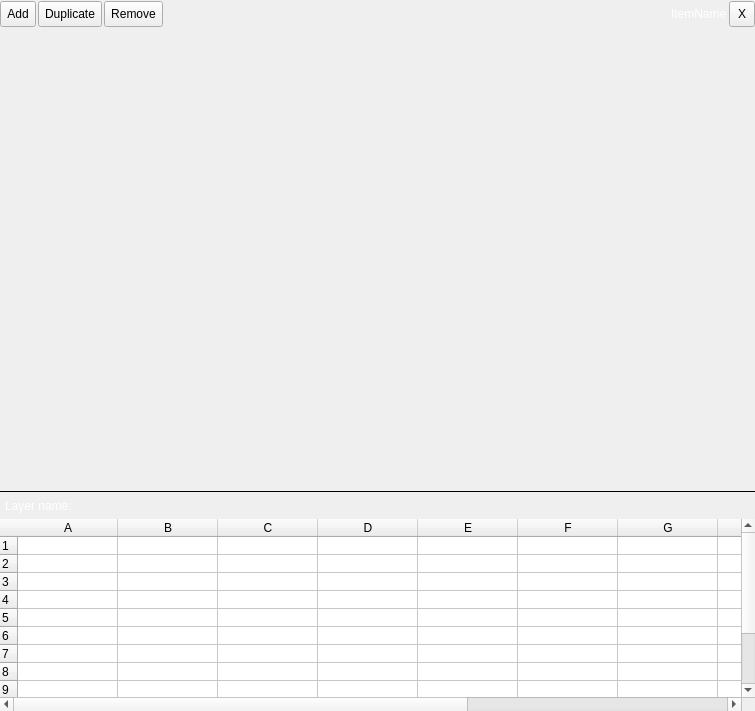
<?xml version="1.0" encoding="UTF-8"?>
<ui version="4.0">
 <class>TopologyWidget</class>
 <widget class="QWidget" name="TopologyWidget">
  <property name="geometry">
   <rect>
    <x>0</x>
    <y>0</y>
    <width>755</width>
    <height>711</height>
   </rect>
  </property>
  <property name="sizePolicy">
   <sizepolicy hsizetype="Preferred" vsizetype="Preferred">
    <horstretch>1</horstretch>
    <verstretch>0</verstretch>
   </sizepolicy>
  </property>
  <property name="baseSize">
   <size>
    <width>0</width>
    <height>0</height>
   </size>
  </property>
  <property name="windowTitle">
   <string>Form</string>
  </property>
  <layout class="QVBoxLayout" name="verticalLayout">
   <property name="spacing">
    <number>0</number>
   </property>
   <property name="leftMargin">
    <number>0</number>
   </property>
   <property name="topMargin">
    <number>0</number>
   </property>
   <property name="rightMargin">
    <number>0</number>
   </property>
   <property name="bottomMargin">
    <number>0</number>
   </property>
   <item>
    <widget class="QFrame" name="topToolBar">
     <property name="minimumSize">
      <size>
       <width>0</width>
       <height>28</height>
      </size>
     </property>
     <property name="maximumSize">
      <size>
       <width>16777215</width>
       <height>28</height>
      </size>
     </property>
     <property name="styleSheet">
      <string notr="true">#topToolBar{
	background-image: url(:toolbar);
}</string>
     </property>
     <property name="lineWidth">
      <number>0</number>
     </property>
     <layout class="QHBoxLayout" name="horizontalLayout">
      <property name="spacing">
       <number>2</number>
      </property>
      <property name="leftMargin">
       <number>0</number>
      </property>
      <property name="topMargin">
       <number>0</number>
      </property>
      <property name="rightMargin">
       <number>0</number>
      </property>
      <property name="bottomMargin">
       <number>0</number>
      </property>
      <item>
       <widget class="QToolButton" name="appendButton">
        <property name="minimumSize">
         <size>
          <width>0</width>
          <height>26</height>
         </size>
        </property>
        <property name="maximumSize">
         <size>
          <width>16777215</width>
          <height>26</height>
         </size>
        </property>
        <property name="toolTip">
         <string>Appends new layer that will became new output layer.</string>
        </property>
        <property name="text">
         <string>Add</string>
        </property>
        <property name="icon">
         <iconset resource="../styles.qrc">
          <normaloff>:/add22</normaloff>:/add22</iconset>
        </property>
        <property name="iconSize">
         <size>
          <width>22</width>
          <height>22</height>
         </size>
        </property>
        <property name="popupMode">
         <enum>QToolButton::DelayedPopup</enum>
        </property>
        <property name="toolButtonStyle">
         <enum>Qt::ToolButtonTextBesideIcon</enum>
        </property>
       </widget>
      </item>
      <item>
       <widget class="QToolButton" name="duplicateButton">
        <property name="minimumSize">
         <size>
          <width>0</width>
          <height>26</height>
         </size>
        </property>
        <property name="maximumSize">
         <size>
          <width>16777215</width>
          <height>26</height>
         </size>
        </property>
        <property name="toolTip">
         <string>Dupplicates selected layer.</string>
        </property>
        <property name="text">
         <string>Duplicate</string>
        </property>
        <property name="icon">
         <iconset resource="../styles.qrc">
          <normaloff>:/copy22</normaloff>:/copy22</iconset>
        </property>
        <property name="iconSize">
         <size>
          <width>18</width>
          <height>18</height>
         </size>
        </property>
        <property name="toolButtonStyle">
         <enum>Qt::ToolButtonTextBesideIcon</enum>
        </property>
       </widget>
      </item>
      <item>
       <widget class="QToolButton" name="removeButton">
        <property name="minimumSize">
         <size>
          <width>0</width>
          <height>26</height>
         </size>
        </property>
        <property name="maximumSize">
         <size>
          <width>16777215</width>
          <height>26</height>
         </size>
        </property>
        <property name="toolTip">
         <string>Removes selected layer.</string>
        </property>
        <property name="text">
         <string>Remove</string>
        </property>
        <property name="icon">
         <iconset resource="../styles.qrc">
          <normaloff>:/clear22</normaloff>:/clear22</iconset>
        </property>
        <property name="iconSize">
         <size>
          <width>18</width>
          <height>18</height>
         </size>
        </property>
        <property name="toolButtonStyle">
         <enum>Qt::ToolButtonTextBesideIcon</enum>
        </property>
       </widget>
      </item>
      <item>
       <spacer name="horizontalSpacer">
        <property name="orientation">
         <enum>Qt::Horizontal</enum>
        </property>
        <property name="sizeHint" stdset="0">
         <size>
          <width>40</width>
          <height>20</height>
         </size>
        </property>
       </spacer>
      </item>
      <item>
       <widget class="QLabel" name="itemName">
        <property name="palette">
         <palette>
          <active>
           <colorrole role="WindowText">
            <brush brushstyle="SolidPattern">
             <color alpha="255">
              <red>255</red>
              <green>255</green>
              <blue>255</blue>
             </color>
            </brush>
           </colorrole>
          </active>
          <inactive>
           <colorrole role="WindowText">
            <brush brushstyle="SolidPattern">
             <color alpha="255">
              <red>255</red>
              <green>255</green>
              <blue>255</blue>
             </color>
            </brush>
           </colorrole>
          </inactive>
          <disabled>
           <colorrole role="WindowText">
            <brush brushstyle="SolidPattern">
             <color alpha="255">
              <red>152</red>
              <green>152</green>
              <blue>153</blue>
             </color>
            </brush>
           </colorrole>
          </disabled>
         </palette>
        </property>
        <property name="font">
         <font>
          <weight>50</weight>
          <bold>false</bold>
         </font>
        </property>
        <property name="text">
         <string>ItemName</string>
        </property>
       </widget>
      </item>
      <item>
       <widget class="QToolButton" name="closeButton">
        <property name="minimumSize">
         <size>
          <width>26</width>
          <height>26</height>
         </size>
        </property>
        <property name="maximumSize">
         <size>
          <width>26</width>
          <height>26</height>
         </size>
        </property>
        <property name="toolTip">
         <string>Close topology editor</string>
        </property>
        <property name="text">
         <string>X</string>
        </property>
        <property name="icon">
         <iconset resource="../styles.qrc">
          <normaloff>:/close22</normaloff>:/close22</iconset>
        </property>
        <property name="iconSize">
         <size>
          <width>22</width>
          <height>22</height>
         </size>
        </property>
       </widget>
      </item>
     </layout>
    </widget>
   </item>
   <item>
    <widget class="QSplitter" name="splitterV">
     <property name="styleSheet">
      <string notr="true">#splitterV::handle:vertical{
	background-color: rgb(0, 0, 0);
}</string>
     </property>
     <property name="orientation">
      <enum>Qt::Vertical</enum>
     </property>
     <property name="handleWidth">
      <number>1</number>
     </property>
     <property name="childrenCollapsible">
      <bool>false</bool>
     </property>
     <widget class="QSplitter" name="splitterH">
      <property name="sizePolicy">
       <sizepolicy hsizetype="Preferred" vsizetype="Preferred">
        <horstretch>0</horstretch>
        <verstretch>1</verstretch>
       </sizepolicy>
      </property>
      <property name="styleSheet">
       <string notr="true">#splitterH::handle:horizontal{
	background-color: rgb(0, 0, 0);
}</string>
      </property>
      <property name="lineWidth">
       <number>0</number>
      </property>
      <property name="orientation">
       <enum>Qt::Horizontal</enum>
      </property>
      <property name="handleWidth">
       <number>1</number>
      </property>
      <property name="childrenCollapsible">
       <bool>false</bool>
      </property>
      <widget class="QScrollArea" name="layerScrollArea">
       <property name="sizePolicy">
        <sizepolicy hsizetype="Preferred" vsizetype="Preferred">
         <horstretch>1</horstretch>
         <verstretch>0</verstretch>
        </sizepolicy>
       </property>
       <property name="frameShape">
        <enum>QFrame::NoFrame</enum>
       </property>
       <property name="frameShadow">
        <enum>QFrame::Raised</enum>
       </property>
       <property name="lineWidth">
        <number>1</number>
       </property>
       <property name="verticalScrollBarPolicy">
        <enum>Qt::ScrollBarAsNeeded</enum>
       </property>
       <property name="horizontalScrollBarPolicy">
        <enum>Qt::ScrollBarAsNeeded</enum>
       </property>
       <property name="widgetResizable">
        <bool>true</bool>
       </property>
       <widget class="QWidget" name="layerScrollAreaContent">
        <property name="geometry">
         <rect>
          <x>0</x>
          <y>0</y>
          <width>755</width>
          <height>463</height>
         </rect>
        </property>
       </widget>
      </widget>
     </widget>
     <widget class="QFrame" name="frame_2">
      <property name="frameShape">
       <enum>QFrame::NoFrame</enum>
      </property>
      <property name="frameShadow">
       <enum>QFrame::Raised</enum>
      </property>
      <layout class="QVBoxLayout" name="verticalLayout_5">
       <property name="spacing">
        <number>0</number>
       </property>
       <property name="leftMargin">
        <number>0</number>
       </property>
       <property name="topMargin">
        <number>0</number>
       </property>
       <property name="rightMargin">
        <number>0</number>
       </property>
       <property name="bottomMargin">
        <number>0</number>
       </property>
       <item>
        <widget class="QFrame" name="topToolBar_2">
         <property name="minimumSize">
          <size>
           <width>0</width>
           <height>27</height>
          </size>
         </property>
         <property name="maximumSize">
          <size>
           <width>16777215</width>
           <height>27</height>
          </size>
         </property>
         <property name="styleSheet">
          <string notr="true">#topToolBar_2{
	background-image: url(:toolbar);
	background-position: bottom;
}</string>
         </property>
         <property name="lineWidth">
          <number>0</number>
         </property>
         <layout class="QHBoxLayout" name="horizontalLayout_2">
          <property name="spacing">
           <number>0</number>
          </property>
          <property name="leftMargin">
           <number>0</number>
          </property>
          <property name="topMargin">
           <number>0</number>
          </property>
          <property name="rightMargin">
           <number>0</number>
          </property>
          <property name="bottomMargin">
           <number>0</number>
          </property>
          <item>
           <widget class="QLabel" name="layerLabel">
            <property name="palette">
             <palette>
              <active>
               <colorrole role="WindowText">
                <brush brushstyle="SolidPattern">
                 <color alpha="255">
                  <red>255</red>
                  <green>255</green>
                  <blue>255</blue>
                 </color>
                </brush>
               </colorrole>
               <colorrole role="Text">
                <brush brushstyle="SolidPattern">
                 <color alpha="255">
                  <red>255</red>
                  <green>255</green>
                  <blue>255</blue>
                 </color>
                </brush>
               </colorrole>
              </active>
              <inactive>
               <colorrole role="WindowText">
                <brush brushstyle="SolidPattern">
                 <color alpha="255">
                  <red>255</red>
                  <green>255</green>
                  <blue>255</blue>
                 </color>
                </brush>
               </colorrole>
               <colorrole role="Text">
                <brush brushstyle="SolidPattern">
                 <color alpha="255">
                  <red>255</red>
                  <green>255</green>
                  <blue>255</blue>
                 </color>
                </brush>
               </colorrole>
              </inactive>
              <disabled>
               <colorrole role="WindowText">
                <brush brushstyle="SolidPattern">
                 <color alpha="255">
                  <red>152</red>
                  <green>152</green>
                  <blue>153</blue>
                 </color>
                </brush>
               </colorrole>
               <colorrole role="Text">
                <brush brushstyle="SolidPattern">
                 <color alpha="255">
                  <red>154</red>
                  <green>154</green>
                  <blue>155</blue>
                 </color>
                </brush>
               </colorrole>
              </disabled>
             </palette>
            </property>
            <property name="text">
             <string>Layer name:</string>
            </property>
            <property name="indent">
             <number>5</number>
            </property>
           </widget>
          </item>
         </layout>
        </widget>
       </item>
       <item>
        <widget class="QTableWidget" name="weightTable">
         <property name="sizePolicy">
          <sizepolicy hsizetype="Preferred" vsizetype="Preferred">
           <horstretch>0</horstretch>
           <verstretch>0</verstretch>
          </sizepolicy>
         </property>
         <property name="frameShape">
          <enum>QFrame::NoFrame</enum>
         </property>
         <property name="lineWidth">
          <number>0</number>
         </property>
         <attribute name="horizontalHeaderCascadingSectionResizes">
          <bool>false</bool>
         </attribute>
         <attribute name="horizontalHeaderMinimumSectionSize">
          <number>17</number>
         </attribute>
         <attribute name="verticalHeaderCascadingSectionResizes">
          <bool>false</bool>
         </attribute>
         <attribute name="verticalHeaderDefaultSectionSize">
          <number>17</number>
         </attribute>
         <attribute name="verticalHeaderStretchLastSection">
          <bool>false</bool>
         </attribute>
         <row>
          <property name="text">
           <string>1</string>
          </property>
         </row>
         <row>
          <property name="text">
           <string>2</string>
          </property>
         </row>
         <row>
          <property name="text">
           <string>3</string>
          </property>
         </row>
         <row>
          <property name="text">
           <string>4</string>
          </property>
         </row>
         <row>
          <property name="text">
           <string>5</string>
          </property>
         </row>
         <row>
          <property name="text">
           <string>6</string>
          </property>
         </row>
         <row>
          <property name="text">
           <string>7</string>
          </property>
         </row>
         <row>
          <property name="text">
           <string>8</string>
          </property>
         </row>
         <row>
          <property name="text">
           <string>9</string>
          </property>
         </row>
         <row>
          <property name="text">
           <string>10</string>
          </property>
         </row>
         <row>
          <property name="text">
           <string>11</string>
          </property>
         </row>
         <row>
          <property name="text">
           <string>12</string>
          </property>
         </row>
         <column>
          <property name="text">
           <string>A</string>
          </property>
         </column>
         <column>
          <property name="text">
           <string>B</string>
          </property>
         </column>
         <column>
          <property name="text">
           <string>C</string>
          </property>
         </column>
         <column>
          <property name="text">
           <string>D</string>
          </property>
         </column>
         <column>
          <property name="text">
           <string>E</string>
          </property>
         </column>
         <column>
          <property name="text">
           <string>F</string>
          </property>
         </column>
         <column>
          <property name="text">
           <string>G</string>
          </property>
         </column>
         <column>
          <property name="text">
           <string>H</string>
          </property>
         </column>
         <column>
          <property name="text">
           <string>I</string>
          </property>
         </column>
         <column>
          <property name="text">
           <string>J</string>
          </property>
         </column>
         <column>
          <property name="text">
           <string>K</string>
          </property>
         </column>
        </widget>
       </item>
      </layout>
     </widget>
    </widget>
   </item>
  </layout>
 </widget>
 <resources>
  <include location="../styles.qrc"/>
 </resources>
 <connections/>
</ui>
